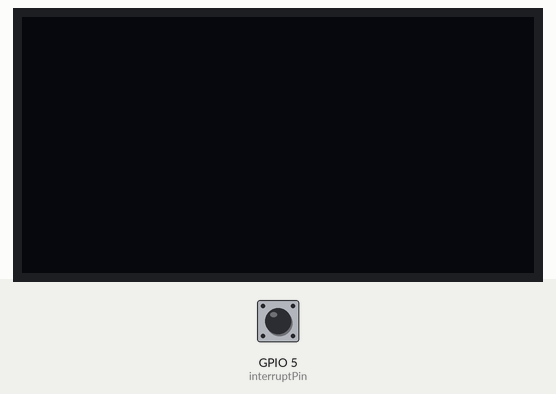
The sketch below on a simulated ESP32. On the bench: 128×64 one-colour display. The test bench sets the inputs (shaded band); at power-on: GPIO 5 (interruptPin) LOW. What the sketch prints to the serial monitor is not drawn.

Above: at 1.7 s.
1.8 s: GPIO 5 (interruptPin) pulled HIGH for 0.15 s
At 2.8 s:
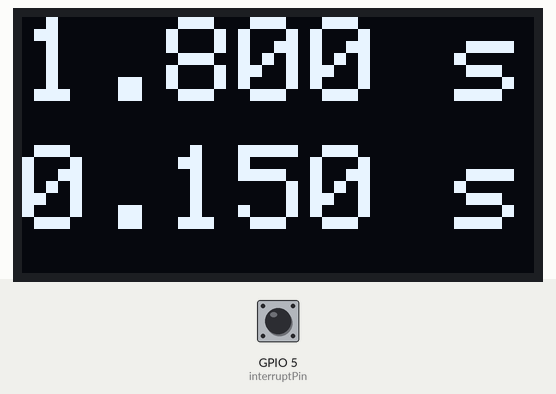
3.4 s: GPIO 5 (interruptPin) pulled HIGH for 1 s
At 5.2 s:
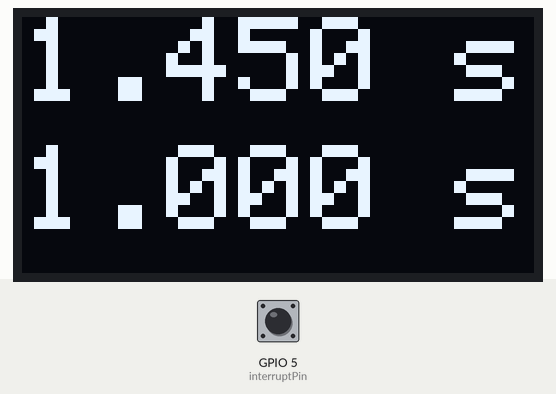
5.9 s: GPIO 5 (interruptPin) pulled HIGH for 0.15 s
At 7.1 s:
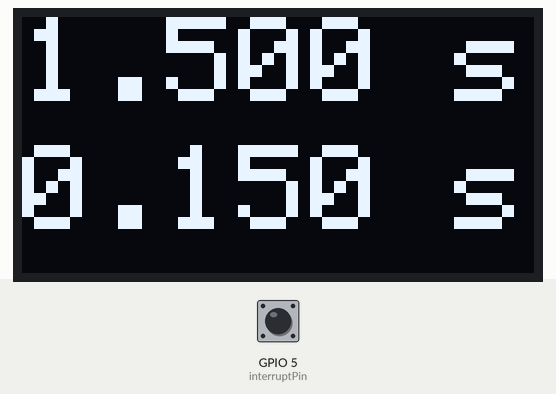
7.5 s: GPIO 5 (interruptPin) pulled HIGH for 3.2 s
At 8.8 s:
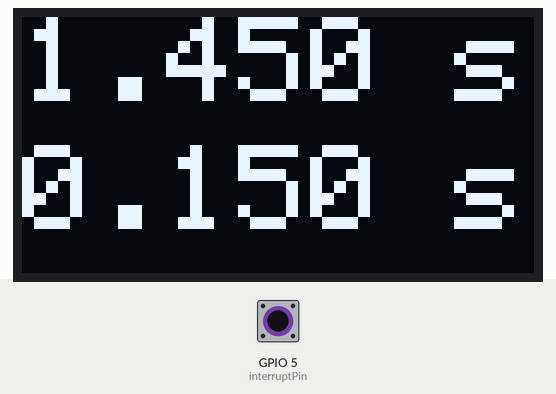
Timing chart, 0 to 10.5 s (numbered marks = the images above; inputs shaded):
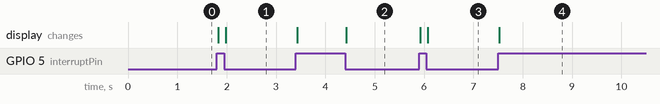

The sketch:

IR_Speed.ino
```cpp
/*
 * This ESP32 code is created by esp32io.com
 *
 * This ESP32 code is released in the public domain
 *
 * For more detail (instruction and wiring diagram), visit https://esp32io.com/tutorials/esp32-oled
 */

#include <Wire.h>
#include <Adafruit_GFX.h>
#include <Adafruit_SSD1306.h>
int val = 0;              // variable to store the read value
#define SCREEN_WIDTH 128  // OLED width,  in pixels
#define SCREEN_HEIGHT 64  // OLED height, in pixels
int interruptPin = 5;
// create an OLED display object connected to I2C
Adafruit_SSD1306 oled(SCREEN_WIDTH, SCREEN_HEIGHT, &Wire, -1);
bool change = 0;
int dt=0;
int t = 0;
void setup() {
  Serial.begin(115200);
  Wire.begin(14, 27);

  pinMode(interruptPin, INPUT);
  // initialize OLED display with I2C address 0x3C
  if (!oled.begin(SSD1306_SWITCHCAPVCC, 0x3C)) {
    Serial.println(F("failed to start SSD1306 OLED"));
    while (1)
      ;
  }
 delay(500);
  attachInterrupt(digitalPinToInterrupt(interruptPin), isr, CHANGE);
}

void loop() {
  int time=millis();

  if (change) {
    //static unsigned long last_interrupt_time = 0;
    //unsigned long interrupt_time = millis();
     // wait two seconds for initializing
    oled.clearDisplay();  // clear display

    oled.setTextSize(3);                                 // set text size
    oled.setTextColor(WHITE);                            // set text color

    oled.setCursor(0, 0);
    if(0.001*dt>=10){
      oled.print(0.001*dt,2);oled.println(" s");  // set text

    }else{
          oled.print(0.001*dt,3);oled.println(" s");  // set text
    }

    oled.setCursor(0, 32);
    if(0.001*t>=10){
      oled.print(0.001*t,2);oled.println(" s");  // set text

    }else{
          oled.print(0.001*t,3);oled.println(" s");  // set text
    }
    //oled.print(0.001*t,3);oled.println(" s");
    oled.display();                                      // display on OLED
    change = false;
    Serial.print("t(s),");Serial.print(time*0.001,3);Serial.print(",T1(s),");Serial.print(t*0.001,3);Serial.print(",T2(s),");Serial.println(dt*0.001,3);
  }
}

void isr() {
  static unsigned long last_interrupt_time = 0;
  unsigned long interrupt_time = millis();
  static int count = 2;

  if(interrupt_time - last_interrupt_time > 2){
  //t = dt;
  if(count==2){
    dt = interrupt_time - last_interrupt_time;
    count=1;
  }
  else if(count==1){
     t = interrupt_time - last_interrupt_time;
     count=2;

  }
  last_interrupt_time = interrupt_time;
  change = true;
}

}
```

Measured:
- after the input at 1.8 s, the display: first changes at once (image 1 shows a later state)
- after the input at 3.4 s, the display: first changes at once (image 2 shows a later state)
- after the input at 5.9 s, the display: first changes at once (image 3 shows a later state)
- after the input at 7.5 s, the display: changes at once (image 4)
